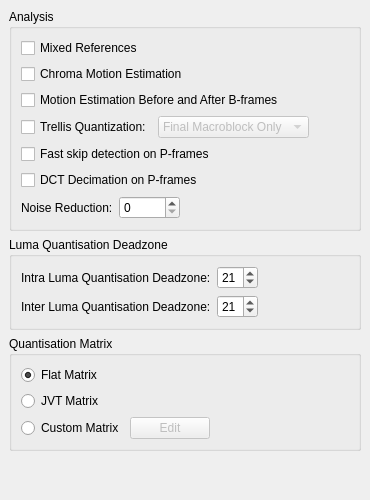
     <widget class="QWidget" name="tab_5" >
      <attribute name="title" >
       <string>Analysis</string>
      </attribute>
      <layout class="QVBoxLayout" >
       <property name="margin" >
        <number>9</number>
       </property>
       <property name="spacing" >
        <number>6</number>
       </property>
       <item>
        <widget class="QGroupBox" name="groupBox_12" >
         <property name="title" >
          <string>Analysis</string>
         </property>
         <layout class="QVBoxLayout" >
          <property name="margin" >
           <number>9</number>
          </property>
          <property name="spacing" >
           <number>6</number>
          </property>
          <item>
           <layout class="QVBoxLayout" >
            <property name="margin" >
             <number>0</number>
            </property>
            <property name="spacing" >
             <number>6</number>
            </property>
            <item>
             <widget class="QCheckBox" name="mixedRefsCheckBox" >
              <property name="text" >
               <string>Mixed References</string>
              </property>
             </widget>
            </item>
            <item>
             <widget class="QCheckBox" name="chromaMotionEstCheckBox" >
              <property name="text" >
               <string>Chroma Motion Estimation</string>
              </property>
             </widget>
            </item>
            <item>
             <widget class="QCheckBox" name="bFrameMotionEstCheckBox" >
              <property name="text" >
               <string>Motion Estimation Before and After B-frames</string>
              </property>
             </widget>
            </item>
            <item>
             <layout class="QHBoxLayout" >
              <property name="margin" >
               <number>0</number>
              </property>
              <property name="spacing" >
               <number>6</number>
              </property>
              <item>
               <widget class="QCheckBox" name="trellisCheckBox" >
                <property name="text" >
                 <string>Trellis Quantization:</string>
                </property>
               </widget>
              </item>
              <item>
               <widget class="QComboBox" name="trellisComboBox" >
                <property name="enabled" >
                 <bool>false</bool>
                </property>
                <item>
                 <property name="text" >
                  <string>Final Macroblock Only</string>
                 </property>
                </item>
                <item>
                 <property name="text" >
                  <string>Always On</string>
                 </property>
                </item>
               </widget>
              </item>
              <item>
               <spacer>
                <property name="orientation" >
                 <enum>Qt::Horizontal</enum>
                </property>
                <property name="sizeHint" >
                 <size>
                  <width>40</width>
                  <height>20</height>
                 </size>
                </property>
               </spacer>
              </item>
             </layout>
            </item>
            <item>
             <widget class="QCheckBox" name="fastPSkipCheckBox" >
              <property name="text" >
               <string>Fast skip detection on P-frames</string>
              </property>
             </widget>
            </item>
            <item>
             <widget class="QCheckBox" name="dctDecimateCheckBox" >
              <property name="text" >
               <string>DCT Decimation on P-frames</string>
              </property>
             </widget>
            </item>
            <item>
             <layout class="QHBoxLayout" >
              <property name="margin" >
               <number>0</number>
              </property>
              <property name="spacing" >
               <number>6</number>
              </property>
              <item>
               <widget class="QLabel" name="label_42" >
                <property name="text" >
                 <string>Noise Reduction:</string>
                </property>
               </widget>
              </item>
              <item>
               <widget class="QSpinBox" name="noiseReductionSpinBox" >
                <property name="maximum" >
                 <number>65536</number>
                </property>
               </widget>
              </item>
              <item>
               <spacer>
                <property name="orientation" >
                 <enum>Qt::Horizontal</enum>
                </property>
                <property name="sizeHint" >
                 <size>
                  <width>40</width>
                  <height>20</height>
                 </size>
                </property>
               </spacer>
              </item>
             </layout>
            </item>
           </layout>
          </item>
         </layout>
        </widget>
       </item>
       <item>
        <widget class="QGroupBox" name="groupBox_13" >
         <property name="title" >
          <string>Luma Quantisation Deadzone</string>
         </property>
         <layout class="QVBoxLayout" >
          <property name="margin" >
           <number>9</number>
          </property>
          <property name="spacing" >
           <number>6</number>
          </property>
          <item>
           <layout class="QGridLayout" >
            <property name="margin" >
             <number>0</number>
            </property>
            <property name="spacing" >
             <number>6</number>
            </property>
            <item row="0" column="0" >
             <widget class="QLabel" name="label_44" >
              <property name="text" >
               <string>Intra Luma Quantisation Deadzone:</string>
              </property>
             </widget>
            </item>
            <item row="1" column="0" >
             <widget class="QLabel" name="label_43" >
              <property name="text" >
               <string>Inter Luma Quantisation Deadzone:</string>
              </property>
             </widget>
            </item>
            <item row="0" column="1" >
             <layout class="QHBoxLayout" >
              <property name="margin" >
               <number>0</number>
              </property>
              <property name="spacing" >
               <number>6</number>
              </property>
              <item>
               <widget class="QSpinBox" name="intraLumaSpinBox" >
                <property name="maximum" >
                 <number>32</number>
                </property>
                <property name="value" >
                 <number>21</number>
                </property>
               </widget>
              </item>
              <item>
               <spacer>
                <property name="orientation" >
                 <enum>Qt::Horizontal</enum>
                </property>
                <property name="sizeHint" >
                 <size>
                  <width>40</width>
                  <height>20</height>
                 </size>
                </property>
               </spacer>
              </item>
             </layout>
            </item>
            <item row="1" column="1" >
             <layout class="QHBoxLayout" >
              <property name="margin" >
               <number>0</number>
              </property>
              <property name="spacing" >
               <number>6</number>
              </property>
              <item>
               <widget class="QSpinBox" name="interLumaSpinBox" >
                <property name="maximum" >
                 <number>32</number>
                </property>
                <property name="value" >
                 <number>21</number>
                </property>
               </widget>
              </item>
              <item>
               <spacer>
                <property name="orientation" >
                 <enum>Qt::Horizontal</enum>
                </property>
                <property name="sizeHint" >
                 <size>
                  <width>40</width>
                  <height>20</height>
                 </size>
                </property>
               </spacer>
              </item>
             </layout>
            </item>
           </layout>
          </item>
         </layout>
        </widget>
       </item>
       <item>
        <widget class="QGroupBox" name="groupBox_14" >
         <property name="title" >
          <string>Quantisation Matrix</string>
         </property>
         <layout class="QVBoxLayout" >
          <property name="margin" >
           <number>9</number>
          </property>
          <property name="spacing" >
           <number>6</number>
          </property>
          <item>
           <layout class="QVBoxLayout" >
            <property name="margin" >
             <number>0</number>
            </property>
            <property name="spacing" >
             <number>6</number>
            </property>
            <item>
             <widget class="QRadioButton" name="matrixFlatRadioButton" >
              <property name="text" >
               <string>Flat Matrix</string>
              </property>
              <property name="checked" >
               <bool>true</bool>
              </property>
             </widget>
            </item>
            <item>
             <widget class="QRadioButton" name="matrixJvtRadioButton" >
              <property name="text" >
               <string>JVT Matrix</string>
              </property>
             </widget>
            </item>
            <item>
             <layout class="QHBoxLayout" >
              <property name="margin" >
               <number>0</number>
              </property>
              <property name="spacing" >
               <number>6</number>
              </property>
              <item>
               <widget class="QRadioButton" name="matrixCustomRadioButton" >
                <property name="text" >
                 <string>Custom Matrix</string>
                </property>
               </widget>
              </item>
              <item>
               <widget class="QPushButton" name="matrixCustomEditButton" >
                <property name="enabled" >
                 <bool>false</bool>
                </property>
                <property name="text" >
                 <string>Edit</string>
                </property>
               </widget>
              </item>
              <item>
               <spacer>
                <property name="orientation" >
                 <enum>Qt::Horizontal</enum>
                </property>
                <property name="sizeHint" >
                 <size>
                  <width>40</width>
                  <height>20</height>
                 </size>
                </property>
               </spacer>
              </item>
             </layout>
            </item>
           </layout>
          </item>
         </layout>
        </widget>
       </item>
       <item>
        <spacer>
         <property name="orientation" >
          <enum>Qt::Vertical</enum>
         </property>
         <property name="sizeHint" >
          <size>
           <width>20</width>
           <height>40</height>
          </size>
         </property>
        </spacer>
       </item>
      </layout>
     </widget>
